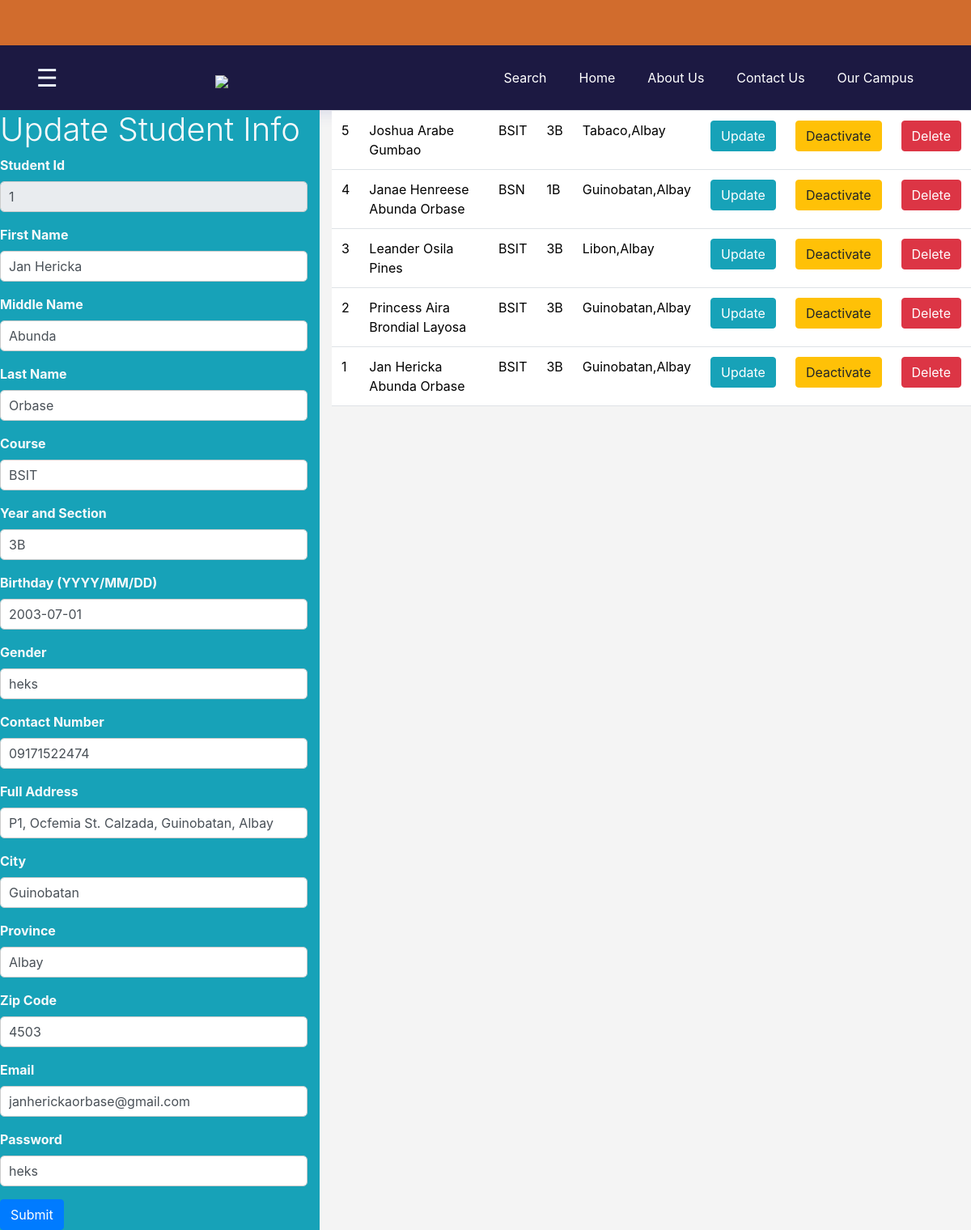
The app's page /admin/index.php?page=manage&update_student=1 (signed in) with its own data.
### tables this page shows
CREATE TABLE `student_info` (
  `student_id` int(11) NOT NULL,
  `password` varchar(55) NOT NULL,
  `email` varchar(100) NOT NULL,
  `firstname` varchar(55) NOT NULL,
  `middlename` varchar(55) NOT NULL,
  `lastname` varchar(150) NOT NULL,
  `course` varchar(150) NOT NULL,
  `section_year` varchar(55) NOT NULL,
  `student_status` varchar(55) NOT NULL,
  `birthdate` date NOT NULL,
  `gender` varchar(10) NOT NULL,
  `contact_number` varchar(22) NOT NULL,
  `address` text NOT NULL,
  `city` varchar(50) NOT NULL,
  `province` varchar(50) NOT NULL,
  `zip_code` varchar(10) NOT NULL,
  `date_added` timestamp NOT NULL DEFAULT current_timestamp(),
  `user_type` char(1) NOT NULL DEFAULT 'S' COMMENT 'U=User S=Student A=Admin',
  `user_status` char(1) NOT NULL DEFAULT 'A',
  `user_id` int(11) NOT NULL
);

### admin/index.php (the view, shortened to what this page needs)
<?php
include_once "../dbconnect.php";
?>
<!DOCTYPE html>
<html lang="en">
<head>
    <link rel="stylesheet" href="../css/bootstrap.css">
</head>
<body>
<!DOCTYPE html>
<html lang="en">
<head>
<link rel="stylesheet" href="css/bootstrap.css">
<link rel="stylesheet" href="../style/user.css">
<link rel="stylesheet" href="../style/profile_tab.css">
<link href="https://stackpath.bootstrapcdn.com/bootstrap/4.3.1/css/bootstrap.min.css" rel="stylesheet">
</head>
</head>
<body>
<?php if(isset($_GET['page'])){
    if($_GET['page'] == 'home'){
        include_once "../a_nav_bar.php";
        ?>
    <main>
        <div class="school-img-container">
                <div class="img-container">
                    <img src="https://bupcvmgo.weebly.com/uploads/6/5/0/9/65099011/bu-torch-of-wisdom_1_orig.jpg"
                        alt="School img" class="school-img">
                    <h1 class="img-title1">
                    Bicol University Polangui Campus
                    </h1>
                    <h1 class="img-title2">
                    Characterized by productive scholarship, transformative leadership, collaborative service,
                    and distinctive character for sustainable societies
                    </h1>
                </div>
            <div class="about-img-container">
                <div style="display: flex; align-items: center; justify-content: space-between; border: 1px solid #ccc; padding: 10px;">
                        <p style="margin-left: 5vh ;">
                        <div class="aboutbupc">
                            <h3 style="font-size: 20px; padding-top:8vh; margin-bottom: 30px; color: #D16C2D ">
                                <strong>Mission, Vision & Quality Policy</strong></h3>
                            <h4 style="font-size: 30px; line-height: 30px; margin-bottom: 20px; color: #1a73e8; font-family: 'PT Serif'; font-weight: 400; text-transform: none; letter-spacing: 7px; font-style: italic; margin-bottom:15px;">
                                Mission
                            </h4>
                            <p >The Bicol University shall give professional and technical training,
                                and provide advanced and specialized instruction in literature, philosophy, the sciences and arts, besides providing for the promotion of scientific and technological researches (RA 5521, Sec. 3.0).</p>
                            <h5 style="font-size: 30px; padding-top: 5vh; line-height: 30px; margin-bottom: 20px; color: #1a73e8; font-family: 'PT Serif'; font-weight: 400; text-transform: none; letter-spacing: 7px; font-style: italic;">
                                Vision
                            </h5>
                            <p >A University for Humanity characterized by productive scholarship, transformative leadership,
                                collaborative service, and distinctive character for sustainable societies.</p>
                            <h6 style="font-size: 30px;padding-top: 5vh; line-height: 20px; margin-bottom: 30px; color: #1a73e8; font-family: 'PT Serif'; font-weight: 400; text-transform: none; letter-spacing: 7px; font-style: italic;">
                            Quality Policy
                            </h6>
                            <p >Bicol University commits to continually strive for excellence in instruction, research, and
                                extension by meeting the highest level of clientele satisfaction and adhering to quality standards and applicable statutory and regulatory requirements</p>
                        </div>
                        </p>
                        <img src="https://bicol-u.edu.ph/wp-content/themes/yootheme/cache/c9/Catangui-Official-2024-c9628f34.webp"
                            alt="Vision image" alt="Image" style=" height: auto;">
            </div>
    <h1 class="uk-margin-small" id="page#4">     Dr. Mary Joy B. Catangui    </h1>
    <h2 class="uk-h3 uk-text-primary uk-margin-small" id="text#5">  Dean, Polangui Campus    </h2>
    <div class="el-item uk-margin-remove-first-child uk-active" id="uk-tab-6" role="tabpanel" aria-labelledby="uk-tab-5">
</div>
<hr>
        <section id="about-us-section">
            <div class="about-us-container">
                <h2 class="aboutus-heading">About Us</h2>
                <p>
                    <strong class="subheading">
                          BICOL UNIVERSITY
                      </strong>
                      Bicol University is the premier state university in Bicol region founded on June 21, 1969 through the passage of RA 5521. As an institution promoting Scholarship, Leadership, Character, and Service as its core values, BU has risen to SUC Level IV status.
                      Internal Quality Assurance Office
                    “Ensuring Excellence in Education”
                    The Internal Quality Assurance (IQA) Office is dedicated in developing and implementing a comprehensive quality assurance system aimed at maintaining, monitoring, and enhancing the academic standards of the programs offered by the University.
                    The IQA Office strives to meet the highest levels of client satisfaction while adhering to established quality standards. The commitment of the office to continuous improvement ensures not only upholding but also elevating the educational experience of the students and stakeholders
                </p>
                <h2>
                <img src="../img/logo_1.png" alt="Website Logo" width="100">
                </h2>
            </div>
        </section>
        <section class="our-school-map" id="campus-on-map">
            <h2 class="location-heading">
                  Find Our Location On Map
              </h2>
            <iframe src=
"https://mapcarta.com/Bicol_University_Polangui_Campus_R13027320/Map"
                    width="100%" height="450"
                    style="border:0;"
                    loading="lazy"
>
              </iframe>
        </section>
        <section id="contact-form">
            <h2 class="contact-form-heading">
              Contact Us Form
              </h2>
            <div class="container">
                <form id="contactForm">
                    <div class="form-group">
                        <label for="fullName">
                          Full Name
                          </label>
                        <input type="text" id="fullName"
                               name="fullName" required>
                    </div>
                    <div class="form-group">
                        <label for="email">Email</label>
                        <input type="email" id="email"
                               name="email" required>
                    </div>
                    <div class="form-group">
                        <label for="phone">Phone</label>
                        <input type="text" id="phone"
                               name="phone" required>
                    </div>
                    <div class="form-group">
                        <label for="message">Message</label>
                        <textarea id="message" name="message"
                                  required>
                          </textarea>
                    </div>
                    <button type="submit">Submit</button>
                </form>
            </div>
        </section>
    <div class="bottom-border">
        <p>BUPC Student Registration Portal. All Rights Reserved.</p>
    </div>
    </main>
    <script src="index.js"></script>
    <script>
</script>
</body>
</html>
    <?php }
    else if($_GET['page'] == 'manage'){
        include_once "../a_nav_bar.php";
        ?>
        <div class="row">
            <div class="col-4 bg-info text-light">
                <?php
                  if(isset($_GET['update_student'])){
                  $student_id = $_GET['update_student'];
                  $sql_get_student_info = "SELECT *
                                              FROM `student_info`
                                            WHERE student_id = '$student_id'
                                            AND user_type = 'S' ";
                  $result = mysqli_query($conn, $sql_get_student_info);
                  $data_row = mysqli_fetch_assoc($result);
                ?>
                  <h3 class="display-6">Update Student Info</h3>
                    <form action="../admin/update_student_info.php" method="POST">
                          <label for="">Student Id</label>
                          <input value="<?php echo $data_row['student_id'];?>" type="text" name="u_student_id" readonly class="form-control mb-3">
                          <label for="">First Name</label>
                          <input value="<?php echo $data_row['firstname'];?>" type="text" name="u_firstname" class="form-control mb-3">
                          <label for="">Middle Name</label>
                          <input value="<?php echo $data_row['middlename'];?>" type="text" name="u_middlename" class="form-control mb-3">
                          <label for="">Last Name</label>
                          <input value="<?php echo $data_row['lastname'];?>" type="text" name="u_lastname" class="form-control mb-3">
                          <label for="">Course</label>
                          <input value="<?php echo $data_row['course'];?>" type="text" name="u_course" class="form-control mb-3">
                          <label for="">Year and Section</label>
                          <input value="<?php echo $data_row['section_year'];?>" type="text" name="u_sec_year" class="form-control mb-3">
                          <label for="">Birthday (YYYY/MM/DD)</label>
                          <input value="<?php echo $data_row['birthdate'];?>" type="text" name="u_bdate" class="form-control mb-3">
                          <label for="">Gender</label>
                          <input value="<?php echo $data_row['password'];?>" type="text" name="u_gender" class="form-control mb-3">
                          <label for="">Contact Number</label>
                          <input value="<?php echo $data_row['contact_number'];?>" type="text" name="u_contact_no" class="form-control mb-3">
                          <label for="">Full Address</label>
                          <input value="<?php echo $data_row['address'];?>" type="text" name="u_address" class="form-control mb-3">
                          <label for="">City</label>
                          <input value="<?php echo $data_row['city'];?>" type="text" name="u_city" class="form-control mb-3">
                          <label for="">Province</label>
                          <input value="<?php echo $data_row['province'];?>" type="text" name="u_province" class="form-control mb-3">
                          <label for="">Zip Code</label>
                          <input value="<?php echo $data_row['zip_code'];?>" type="text" name="u_zip_c" class="form-control mb-3">
                          <label for="">Email</label>
                          <input value="<?php echo $data_row['email'];?>" type="text" name="u_email" class="form-control mb-3">
                          <label for="">Password</label>
                          <input value="<?php echo $data_row['password'];?>" type="text" name="u_password" class="form-control mb-3">
                          <input type="submit" class="btn btn-primary">
                    </form>
                  <?php
                  }
                  ?>
    </div>
           <div class="col-8">
               <?php
                    $sql_get_student = "SELECT * FROM `student_info`
                                        WHERE `user_status`='A' order by student_id DESC";
                    $get_result = mysqli_query($conn, $sql_get_student);
               ?>
               <table class="table">
                   <?php
                       while ($row = mysqli_fetch_assoc($get_result) ){ ?>
                        <tr>
                            <td><?php echo $row['student_id'];?></td>
                            <td><?php echo $row['firstname'] . ' ' . $row['middlename'] . ' ' . $row['lastname']; ?></td>
                            <td><?php echo $row['course'];?></td>
                            <td><?php echo $row['section_year'];?></td>
                            <td><?php echo $row['city'] . ',' . $row['province'];?></td>
                            <td> <a href="../admin/index.php?page=manage&update_student=<?php echo $row['student_id'];?>" class="btn btn-info">Update</a> </td>
                            <td> <a href="../admin/index.php?page=manage&deactivate_student=<?php echo $row['student_id'];?>" class="btn btn-warning">Deactivate</a></td>
                            <td> <a href="../admin/index.php?page=manage&delete_student=<?php echo $row['student_id'];?>" class="btn btn-danger">Delete</a></td>
                        </tr>
                       <?php
                       }
                   ?>
               </table>
        </div>
        <?php }
        }
        else {
        }
        ?>
    </body>
    </html>

### style/user.css (style rules this page uses)
body { font-family: 'Lato', sans-serif; }
* { margin: 0; padding: 0; box-sizing: border-box; }
html { overflow-x: hidden; }
:root { --primary-color: #7f8af0; --secondary-color: #212121; --bg: #fff; --text-color: #333; --bg-gray: #f2f2f2; --header-green-color: #f7f8f7; }
body { font-family: Arial, sans-serif; background-color: #fff; color: #333; line-height: 1.6; }
a { text-decoration: none; color: #8490ff; transition: color 0.3s ease; }
label { display: block; font-weight: bold; margin-bottom: 5px; }
input[type="text"], input[type="email"], textarea { width: 100%; padding: 10px; border: 1px solid #ccc; border-radius: 5px; }

### style/profile_tab.css (style rules this page uses)
body { background-color: #f4f4f4 !important; }
* { box-sizing: border-box; }
body { font-family: 'Open Sans', sans-serif; color: #222; }

### records on screen
student_info: u_student_id "1", u_firstname "Jan Hericka", u_middlename "Abunda", u_lastname "Orbase", u_course "BSIT", u_sec_year "3B", u_bdate "2003-07-01", u_gender "heks", u_contact_no "09171522474", u_address "P1, Ocfemia St. Calzada, Guinobatan, Albay", u_city "Guinobatan", u_province "Albay", u_zip_c "4503", u_email "janherickaorbase@gmail.com", u_password "heks", student_id "1", firstname "Jan Hericka", middlename "Abunda", lastname "Orbase", course "BSIT", section_year "3B", city "Guinobatan", province "Albay"
student_info: student_id "5", firstname "Joshua", middlename "Arabe", lastname "Gumbao", course "BSIT", section_year "3B", city "Tabaco", province "Albay"
student_info: student_id "4", firstname "Janae Henreese", middlename "Abunda", lastname "Orbase", course "BSN", section_year "1B", city "Guinobatan", province "Albay"
student_info: student_id "3", firstname "Leander", middlename "Osila", lastname "Pines", course "BSIT", section_year "3B", city "Libon", province "Albay"
student_info: student_id "2", firstname "Princess Aira", middlename "Brondial", lastname "Layosa", course "BSIT", section_year "3B", city "Guinobatan", province "Albay"
